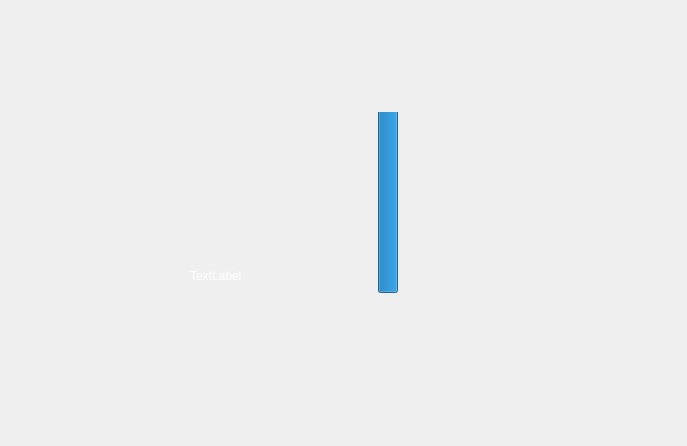
<?xml version="1.0" encoding="UTF-8"?>
<ui version="4.0">
 <class>mainWidget</class>
 <widget class="QWidget" name="mainWidget">
  <property name="geometry">
   <rect>
    <x>0</x>
    <y>0</y>
    <width>687</width>
    <height>446</height>
   </rect>
  </property>
  <property name="windowTitle">
   <string>mainWidget</string>
  </property>
  <widget class="QProgressBar" name="progressBar">
   <property name="geometry">
    <rect>
     <x>378</x>
     <y>112</y>
     <width>20</width>
     <height>181</height>
    </rect>
   </property>
   <property name="value">
    <number>100</number>
   </property>
   <property name="alignment">
    <set>Qt::AlignBottom|Qt::AlignRight|Qt::AlignTrailing</set>
   </property>
   <property name="orientation">
    <enum>Qt::Vertical</enum>
   </property>
   <property name="invertedAppearance">
    <bool>false</bool>
   </property>
   <property name="textDirection">
    <enum>QProgressBar::TopToBottom</enum>
   </property>
   <property name="format">
    <string/>
   </property>
  </widget>
  <widget class="QLabel" name="label">
   <property name="geometry">
    <rect>
     <x>190</x>
     <y>200</y>
     <width>441</width>
     <height>151</height>
    </rect>
   </property>
   <property name="styleSheet">
    <string notr="true">font: 12pt &quot;幼圆&quot;;
color: rgb(255, 255, 255);</string>
   </property>
   <property name="text">
    <string>TextLabel</string>
   </property>
  </widget>
 </widget>
 <layoutdefault spacing="6" margin="11"/>
 <resources/>
 <connections/>
</ui>
